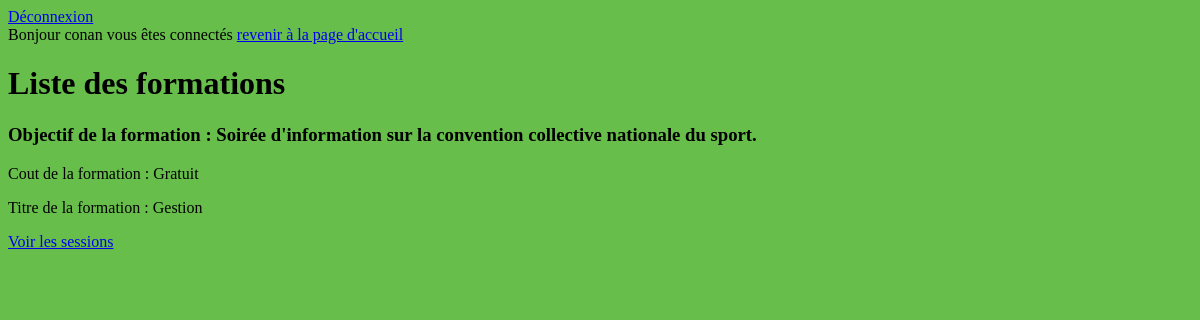
The app's page /type.de.formation.php?formation=1 (signed in) with its own data.
### tables this page shows
CREATE TABLE `utilisateur` (
  `idUtilisateur` int(20) NOT NULL,
  `nom` varchar(20) NOT NULL,
  `prenom` varchar(20) NOT NULL,
  `adresseMail` varchar(50) NOT NULL,
  `password` varchar(50) NOT NULL,
  `idStatus` int(11) NOT NULL
);

CREATE TABLE `formation` (
  `numFormation` int(20) NOT NULL,
  `objectif` varchar(255) NOT NULL,
  `couts` int(20) DEFAULT NULL,
  `titre` varchar(50) NOT NULL
);

### fonction.php (called while the page is built, shortened)
<?php
function gestionnaireDeConnexionMysqli() {
    $db_username = 'root';
    $db_password = '';
    $db_name     = 'dbbm2l';
    $db_host     = 'localhost';
    $db = mysqli_connect($db_host, $db_username, $db_password,$db_name)
           or die('pas de connexion to database');
    return $db;
}
function lireUtilisateur($id) {
	$db = gestionnaireDeConnexionMysqli();
    if ($db != NULL) {
		$req 		  = "select * from utilisateur where idUtilisateur = $id";
		$exec_requete = mysqli_query($db, $req);
		$user         = mysqli_fetch_array($exec_requete);
	}
    return $user;
}
function lireFormation($numFormation){
	$db = gestionnaireDeConnexionMysqli();
	if ($db != NULL) {
		$req		   = "SELECT * FROM formation WHERE numFormation = $numFormation";
		$exec_requete  = mysqli_query($db, $req);
		$laFormation = mysqli_fetch_array($exec_requete, MYSQLI_ASSOC);
	}
	return $laFormation;
}
?>

### type.de.formation.php (the view)
<?php
include 'fonction.php';
include_once 'principale.php';
if(isset($_GET["formation"])){
    $id = $_GET["formation"];
    $formation = lireFormation($id);
}
?>
    <div class="content">
        <H1> Liste des formations </h1>
        <div class="present">
            <p><h3> Objectif de la formation : <?php echo $formation["objectif"]; ?> </h3></p>
            <p> Cout de la formation :
            <?php
                if($formation["couts"] != null){
                    echo $formation["couts"];
                } else{
                    echo "Gratuit";
                }
            ?> </p>
            <p> Titre de la formation : <?php echo $formation["titre"]; ?> </p>
            <p><a href="descriptif.session.php?numSession=<?php echo $id ?>">Voir les sessions</a> </p>
        </div>
    </div>

### principale.php (shortened to what this page needs)
<!DOCTYPE html>
<html>
<?php
include_once 'fonction.php';
?>
    <head>
        <link rel="stylesheet" href="style.css" media="screen" type="text/css" />
    </head>
    <body >
        <div id="content">
            <a href='principale.php?deconnexion=true'><span>Déconnexion</span></a>
            <?php
                if (isset($_GET['deconnexion'])) {
                   if($_GET['deconnexion']==true) {
                      session_unset();
                      header("location:index.php");
                   }
                }
                else if ($_SESSION['id'] !== "") {
                    $user = lireUtilisateur($_SESSION['id']);
                    echo "<br>Bonjour {$user['nom']} vous êtes connectés";
                }
            ?>
            <a href="accueil.php">revenir à la page d'accueil</a>
        </div>

### style.css (style rules this page uses)
body { background: #67BE4B; }

### records on screen
utilisateur: nom "conan"
formation: objectif "Soirée d'information sur la convention collective nationale du sport.", titre "Gestion"
